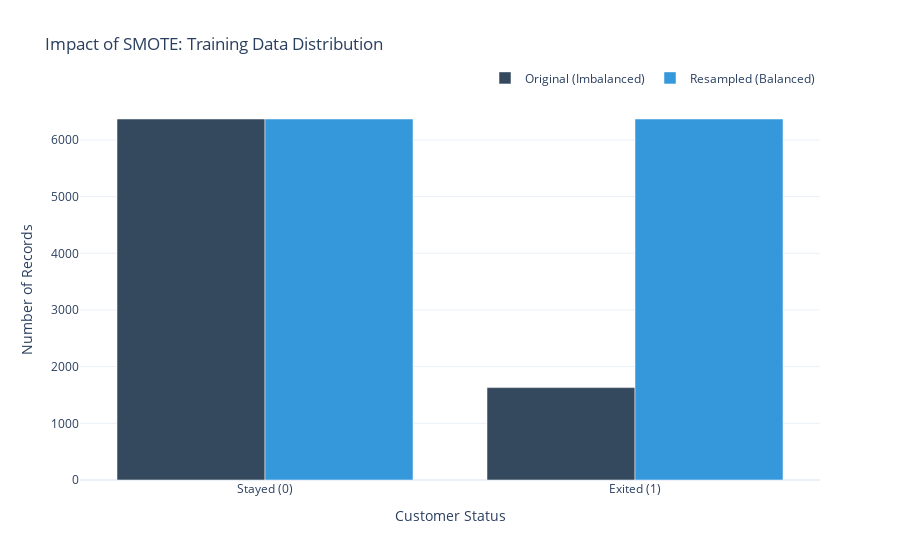

This figure's notebook cell:
### Code cell
# ==============================================================================
# CLASS IMBALANCE CORRECTION (SMOTE)
# ==============================================================================

from imblearn.over_sampling import SMOTE
import plotly.graph_objects as go

# 1. Separating Features and Target for Training and Testing sets
X_train = train_processed.drop(columns=['Exited'])
y_train = train_processed['Exited']
X_test = test_processed.drop(columns=['Exited'])
y_test = test_processed['Exited']

# 2. Applying Synthetic Minority Over-sampling Technique (SMOTE)
# We only balance the Training set to prevent data leakage from the Test set.
smote = SMOTE(random_state=5)
X_train_resampled, y_train_resampled = smote.fit_resample(X_train, y_train)

# 3. Visualizing the Balance Transformation
# We use a grouped bar chart to prove the classes are now equal.
before_counts = y_train.value_counts().sort_index()
after_counts = pd.Series(y_train_resampled).value_counts().sort_index()

fig = go.Figure(data=[
    go.Bar(name='Original (Imbalanced)', x=['Stayed (0)', 'Exited (1)'], 
           y=before_counts.values, marker_color='#34495e'),
    go.Bar(name='Resampled (Balanced)', x=['Stayed (0)', 'Exited (1)'], 
           y=after_counts.values, marker_color='#3498db')
])

fig.update_layout(
    title='Impact of SMOTE: Training Data Distribution',
    xaxis_title='Customer Status',
    yaxis_title='Number of Records',
    barmode='group',
    template='plotly_white',
    legend=dict(orientation="h", yanchor="bottom", y=1.02, xanchor="right", x=1)
)

fig.show()

# Status update
print(f"Status: Training data successfully balanced.")
print(f"Original ratio: {round(before_counts[1]/before_counts[0]*100, 2)}% Exited")
print(f"Balanced ratio: {round(after_counts[1]/after_counts[0]*100, 2)}% Exited")

### Figure 1 — Plotly figure (JSON) as saved in the notebook; plotly's stock layout.template omitted (floating-point values rounded to 4 significant figures)
{"data": [{"marker": {"color": "#34495e"}, "name": "Original (Imbalanced)", "type": "bar", "x": ["Stayed (0)", "Exited (1)"], "y": [6370, 1630]}, {"marker": {"color": "#3498db"}, "name": "Resampled (Balanced)", "type": "bar", "x": ["Stayed (0)", "Exited (1)"], "y": [6370, 6370]}], "layout": {"barmode": "group", "legend": {"orientation": "h", "x": 1, "xanchor": "right", "y": 1.02, "yanchor": "bottom"}, "title": {"text": "Impact of SMOTE: Training Data Distribution"}, "xaxis": {"title": {"text": "Customer Status"}}, "yaxis": {"title": {"text": "Number of Records"}}}}
